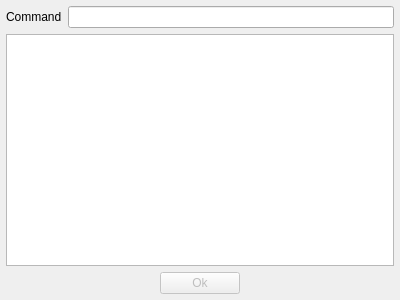
<?xml version="1.0" encoding="UTF-8"?>
<ui version="4.0">
 <author>R. Reucher</author>
 <class>ToolExecutor</class>
 <widget class="QDialog" name="ToolExecutor">
  <property name="geometry">
   <rect>
    <x>0</x>
    <y>0</y>
    <width>400</width>
    <height>300</height>
   </rect>
  </property>
  <property name="windowTitle">
   <string>Executing tool</string>
  </property>
  <layout class="QGridLayout" name="gridLayout">
   <item row="0" column="0" colspan="2">
    <layout class="QHBoxLayout">
     <item>
      <widget class="QLabel" name="labelStatus">
       <property name="sizePolicy">
        <sizepolicy hsizetype="Preferred" vsizetype="Preferred">
         <horstretch>0</horstretch>
         <verstretch>0</verstretch>
        </sizepolicy>
       </property>
       <property name="text">
        <string>Command</string>
       </property>
      </widget>
     </item>
     <item>
      <widget class="QLineEdit" name="lineEditCommand">
       <property name="sizePolicy">
        <sizepolicy hsizetype="MinimumExpanding" vsizetype="Fixed">
         <horstretch>0</horstretch>
         <verstretch>0</verstretch>
        </sizepolicy>
       </property>
       <property name="toolTip">
        <string>Executed command</string>
       </property>
       <property name="readOnly">
        <bool>true</bool>
       </property>
      </widget>
     </item>
    </layout>
   </item>
   <item row="1" column="0" colspan="2">
    <widget class="QTextBrowser" name="textBrowserToolOutput">
     <property name="toolTip">
      <string>Output from tool</string>
     </property>
     <property name="lineWrapMode">
      <enum>QTextEdit::NoWrap</enum>
     </property>
     <property name="acceptRichText">
      <bool>false</bool>
     </property>
     <property name="textInteractionFlags">
      <set>Qt::NoTextInteraction</set>
     </property>
    </widget>
   </item>
   <item row="3" column="0" colspan="2">
    <layout class="QHBoxLayout" name="horizontalLayout">
     <item>
      <spacer>
       <property name="orientation">
        <enum>Qt::Horizontal</enum>
       </property>
       <property name="sizeHint" stdset="0">
        <size>
         <width>40</width>
         <height>20</height>
        </size>
       </property>
      </spacer>
     </item>
     <item>
      <widget class="QPushButton" name="pushButtonOk">
       <property name="enabled">
        <bool>false</bool>
       </property>
       <property name="focusPolicy">
        <enum>Qt::ClickFocus</enum>
       </property>
       <property name="toolTip">
        <string>Close tool execution dialog</string>
       </property>
       <property name="text">
        <string>Ok</string>
       </property>
      </widget>
     </item>
     <item>
      <spacer>
       <property name="orientation">
        <enum>Qt::Horizontal</enum>
       </property>
       <property name="sizeHint" stdset="0">
        <size>
         <width>40</width>
         <height>20</height>
        </size>
       </property>
      </spacer>
     </item>
    </layout>
   </item>
  </layout>
 </widget>
 <layoutdefault spacing="6" margin="6"/>
 <tabstops>
  <tabstop>lineEditCommand</tabstop>
  <tabstop>textBrowserToolOutput</tabstop>
  <tabstop>pushButtonOk</tabstop>
 </tabstops>
 <resources>
  <include location="../qmc2.qrc"/>
 </resources>
 <connections>
  <connection>
   <sender>pushButtonOk</sender>
   <signal>clicked()</signal>
   <receiver>ToolExecutor</receiver>
   <slot>accept()</slot>
   <hints>
    <hint type="sourcelabel">
     <x>176</x>
     <y>307</y>
    </hint>
    <hint type="destinationlabel">
     <x>153</x>
     <y>3</y>
    </hint>
   </hints>
  </connection>
 </connections>
</ui>
